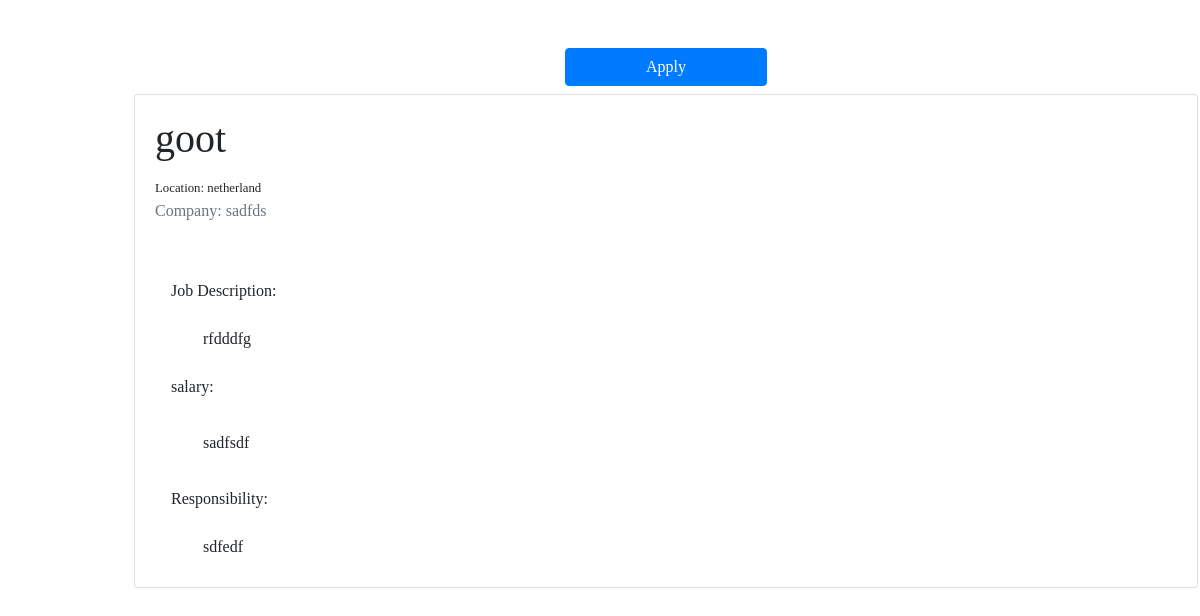
Page /job/15 on the committed database.
### helpingRecruiters/models.py (models this page shows, shortened)
class newJob(models.Model):
    jobtitle = models.CharField(max_length = 100)
    CompanyName = models.CharField(max_length = 100)
    Location = models.CharField(max_length = 100)
    jDesc = models.CharField(max_length = 100)
    resp = models.CharField(max_length = 100)
    salaryDesc = models.CharField(max_length = 100)

### helpingRecruiters/views.py (the view)
# urls.py: path('job/<int:pk>', views.jobdetail, name="helpingRecruiters-detail"),
def jobdetail(request, pk):
    job = models.newJob.objects.get(pk = pk )
    return render(request, "helpingRecruiters/jobdetail.html", {"job":job})

### templates/helpingRecruiters/jobdetail.html (shortened to what this page needs)
{% extends "helpingRecruiters/home.html" %}
{% block content %}
<div class="container m-5">
    {% if job %}
    <div class=""  style="text-align: center;" >
      <a class="btn btn-primary" style="padding-left:5rem; padding-right:5rem" href="{% url 'helpingRecruiters-apply' job.pk %}">Apply</a>
    </div>
    <div class="card m-2" >
        <div class="card-body">
          <h1 class="card-title">{{job.jobtitle}}</h1>
          <small>Location: {{job.Location}}</small>
          <p class="text-muted">Company: {{job.CompanyName}} </p><br>
          <label for="" class="m-3">Job Description:</label>
          <p class="m-2 ml-5">{{job.jDesc}}</p>
          <label for="" class="m-3">salary:</label>
          <p class="m-3 ml-5">{{job.salaryDesc}}</p>
          <label class="m-3" for="">Responsibility:</label>
          <p class="m-2 ml-5">{{job.resp}}</p>
        </div>
    </div>
    {% endif %}
</div>
{% endblock %}

### templates/helpingRecruiters/home.html (style rules this page uses)
body { margin:0; padding: 0; font-family: serif; }

### rows in the picture
newJob: jobtitle "goot", Location "netherland", CompanyName "sadfds", jDesc "rfdddfg", salaryDesc "sadfsdf", resp "sdfedf"
